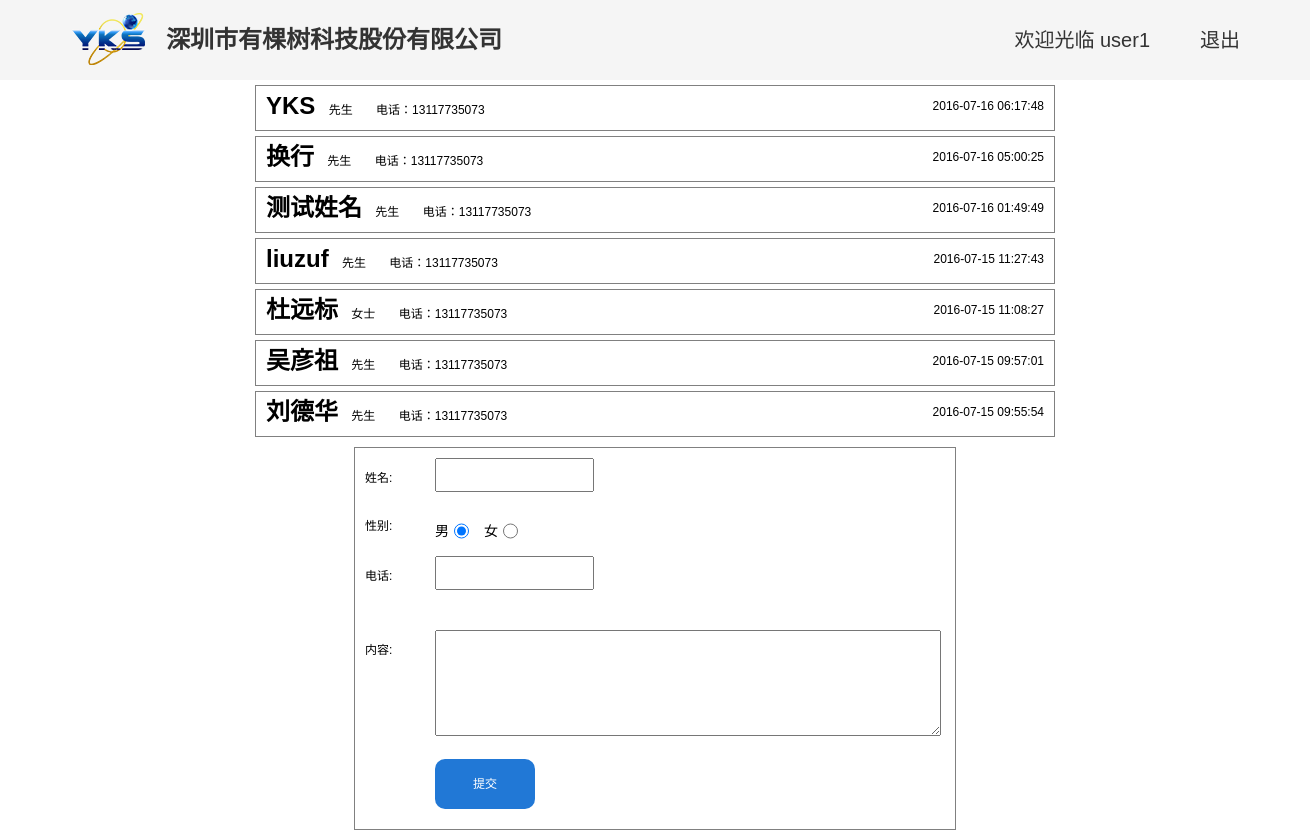
/index.php (signed in), run on the app's committed database.
### tables this page shows
CREATE TABLE `messages` (
  `id` int(20) unsigned NOT NULL AUTO_INCREMENT,
  `username` varchar(255) DEFAULT NULL COMMENT '留言者姓名',
  `gender` enum('0','1') DEFAULT '0' COMMENT '性别（0=>男，1=>女）',
  `tel` varchar(11) DEFAULT NULL COMMENT '电话',
  `content` varchar(255) DEFAULT NULL COMMENT '留言内容',
  `createtime` int(20) DEFAULT NULL COMMENT '时间戳',
  PRIMARY KEY (`id`)
);

### MySQL.class.php (called while the page is built, shortened)
<?php
class MySQL
{
    private $link;
    function __construct($host, $user, $pwd, $database) {
        $this->link = mysqli_connect($host, $user, $pwd, $database);
        return $this->link;
    }
    public function query($sql_str){
       $result = mysqli_query($this->link, $sql_str);
       $data = array();
       if ($result && mysqli_num_rows($result)) {
        while ($row = mysqli_fetch_assoc($result)) {
            $data[] = $row;
        }
    }
    return $data;
}
}

### index.php (the view, shortened to what this page needs)
<?php
include 'MySQL.class.php';
$name = '';
if (isset($_SESSION['is_login'])) {
	$name = $_SESSION['is_login'];
}
$sql_obj = new MySQL('127.0.0.1','root','root','lzf');
$message_arr = array_reverse($sql_obj->query('SELECT * FROM messages'));
?>
<!DOCTYPE html>
<html>
<head>
	<link href="css/index.css" rel="stylesheet"/>
	<link href="css/init.css" rel="stylesheet"/>
	<link href="js/sweetalert/dist/sweetalert.css" rel="stylesheet" type="text/css" >
</head>
<body>
	<div class="header">
		<div class="container">
			<a class="logo" href="index.php">
				<img src="images/home_03.png">
				<h1>深圳市有棵树科技股份有限公司</h1>
			</a>
			<?php
			if ($name) {
				echo "<p class='logout' ><a href='index.php?act=logout'>退出</a></p>";
				echo "<a id='title' name='",$name,"'>欢迎光临  ",$name,"</a>";
			}else{
				echo "<a class='login' href='login.php'>登录</a>";
			}
			?>
		</div>
	</div>
	<div class="main">
		<div class="content">
			<div class="list">
				<?php foreach ($message_arr as $key => $value) { ?>
					<div class='message' >
						<div class='title' >
							<h1 class="name"><?php echo $value['username'];?></h1>
							<?php if ($value['gender']) {
								echo '先生';
							}else {
								echo '女士';
							}
							;?>
							<div class="tel" >
								电话：<?php echo $value['tel'];?>
							</div>
							<p class="time"><?php echo date('Y-m-d H:i:s',$value['createtime']);?></p>
						</div>
					</div>
					<?php } ?>
				</div>
				<div class="form">
					<form action="" method="POST">
						<div class="form_message"><label>姓名:</label><input type="text" id="username" name="username" /><br /></div>
						<div class="form_message"><label>性别:</label>
							<p class="gender_text">男 </p><input class="gender" type="radio" value="1" name="sex" checked>
							<p class="gender_text">女 </p><input class="gender" type="radio" value="0" name="sex"><br />
						</div>
						<div class="form_message"><label>电话:</label><input type="text" id="tel" name="tel" onblur="checkMobile(this)"/><span id= 'tip'></span><br /></div>
						<div class="form_message"><label>内容:</label><textarea type="text" id="content" name="content"></textarea><br /></div>
						<a id="dosubmit" >提交</a>
					</form>
				</div>
			</div>
		</div>
	</body>
	</html>

### css/index.css (style rules this page uses)
.header { width:100%; height: 80px; background: #f5f5f5; }
.container { width:1170px; margin:0 auto; }
.container img { margin-top: 10px; float: left; }
.container h1 { float: left; margin-top: 20px; margin-left: 20px; }
.container #title { margin: 0 0 0 50px; padding: 10px 0; float: right; text-align: center; height: 60px; line-height: 60px; font-size: 20px; display: block; }
.container .logout { margin: 0 0 0 50px; padding: 10px 0; float: right; text-align: center; height: 60px; line-height: 60px; font-size: 20px; display: block; }
.main { margin:0 auto; background: ; }
.content { width:800px; margin:0 auto; }
.form { margin:10px auto; width:600px; border:1px solid gray; padding:10px 0 20px 0; }
.form label { width:60px; padding:10px; float: left; }
.form input { height:30px; display: block; }
.form a { display: block; width: 100px; height: 50px; background: #2178d6; text-align: center; line-height: 50px; margin-left:80px; margin-top:20px; border-radius:10px; }
.form_message .gender { width: 15px; float:left; margin:10px 15px 10px 5px; }
.form_message .gender_text { float:left; font-size:14px; }
#content { width: 500px; height:100px; max-width: 500px; max-height: 150px; }
.list .message { border: 1px solid gray; margin:5px 0; line-height: 40px; }
.list .message .name { display: inline; padding:0 10px; }
.list .message .tel { display: inline; padding-left:20px; }
.list .message .time { display: inline; float:right; margin:0px; padding-right: 10px; }
#tip { padding: 5px; line-height: 40px; font-size: 14px; color:red; }

### css/init.css (style rules this page uses)
body { font-family: "微软雅黑", "Microsoft YaHei", "Hiragino Sans GB", Arial, Helvetica, sans-serif, tahoma !important; margin: 0; padding: 0; min-width: 1300px; width: 100%; font-size: 12px; background: white; }
input { margin: 0; padding: 0; font-family: "微软雅黑", "Microsoft YaHei", "Hiragino Sans GB", Arial, Helvetica, sans-serif, tahoma !important; font-size: 12px; }
img { border: none; }
a { text-decoration: none; }
a { color: #fff; outline: none; }
.header a { color: #333333; }

### data on the page
messages: username "YKS", gender "先生", tel "13117735073", createtime "2016-07-16 06:17:48"
messages: username "换行", gender "先生", tel "13117735073", createtime "2016-07-16 05:00:25"
messages: username "测试姓名", gender "先生", tel "13117735073", createtime "2016-07-16 01:49:49"
messages: username "liuzuf", gender "先生", tel "13117735073", createtime "2016-07-15 11:27:43"
messages: username "杜远标", gender "女士", tel "13117735073", createtime "2016-07-15 11:08:27"
messages: username "吴彦祖", gender "先生", tel "13117735073", createtime "2016-07-15 09:57:01"
messages: username "刘德华", gender "先生", tel "13117735073", createtime "2016-07-15 09:55:54"

### other printed values
$name "user1"
